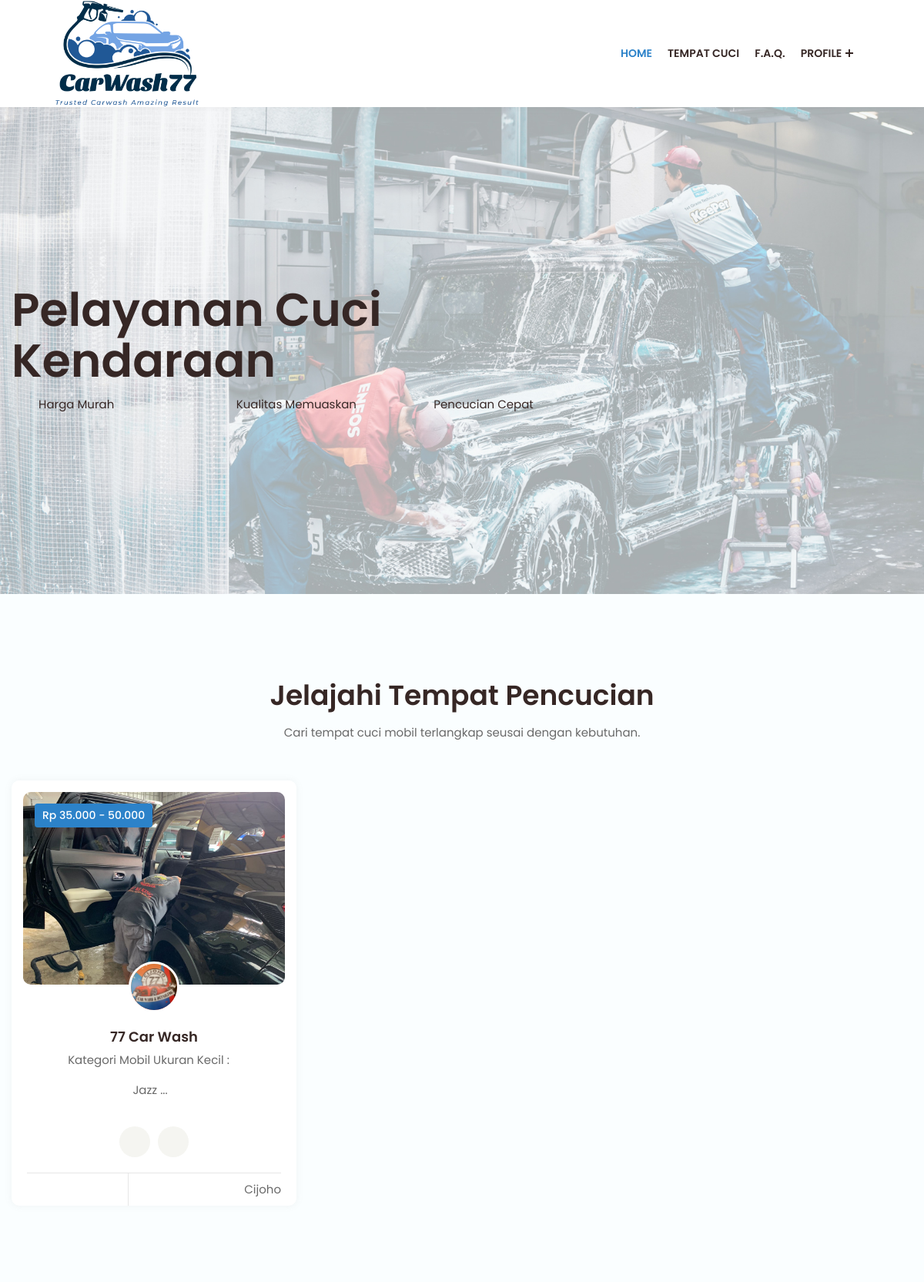
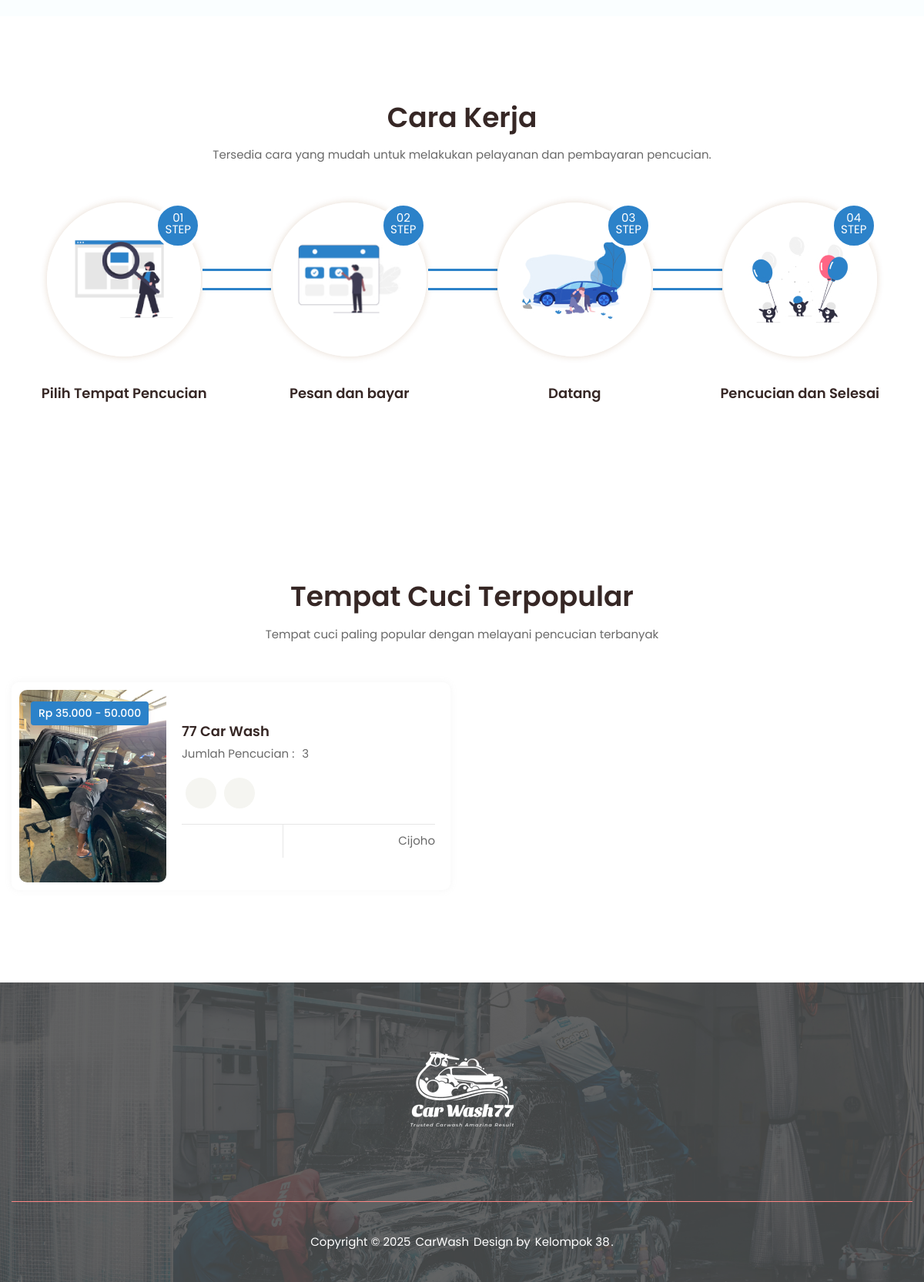
The page / on the database its author committed (2 pictures, top to bottom).
### tables this page shows
CREATE TABLE `tempat_cuci` (
  `id` int(11) NOT NULL,
  `id_pemilik` int(11) NOT NULL,
  `nama` text NOT NULL,
  `alamat` text NOT NULL,
  `hp` text NOT NULL,
  `email` text NOT NULL,
  `maps` text NOT NULL,
  `deskripsi` text NOT NULL,
  `kategori` int(11) NOT NULL,
  `harga_mobil_besar` int(11) NOT NULL,
  `harga_mobil_kecil` int(11) NOT NULL,
  `foto1` text NOT NULL,
  `foto2` text NOT NULL,
  `foto3` text NOT NULL,
  `status` int(11) NOT NULL,
  `date_created` datetime NOT NULL
);

### application/controllers/Pelanggan.php (called while the page is built, shortened)
<?php
class Pelanggan extends CI_Controller
{
    public function __construct()
    {
        $this->load->library('midtrans');
        $this->load->helper('url');
        $this->load->model('PelangganModel');
    }
    public function index()
    {
        $data['title'] = 'Landing';
        $data['tempat_cuci'] = $this->PelangganModel->get_by_tempat_cuci6();
        $data['tempat_cuci_popular'] = $this->PelangganModel->get_by_tempat_cuci_popular();
        $this->load->view('pelanggan/layout/header', $data);
        $this->load->view('pelanggan/layout/sidebar', $data);
        $this->load->view('pelanggan/index', $data);
        $this->load->view('pelanggan/layout/footer', $data);
    }
}

### index.php (called while the page is built, shortened)
<?php
require_once BASEPATH.'core/CodeIgniter.php';

### application/models/PelangganModel.php (called while the page is built, shortened)
<?php
class PelangganModel extends CI_Model
{
    public function get_by_tempat_cuci6()
    {
		$this->db->select('tc.id, tc.id_pemilik, tc.nama, tc.alamat, tc.deskripsi, tc.foto1, tc.foto2, tc.harga_mobil_besar, tc.harga_mobil_kecil, tc.status, tc.date_created,
       						IFNULL((SELECT FORMAT(AVG(rating),0) FROM rating JOIN transaksi t on t.order_id = rating.order_id WHERE id_tempat_cuci=tc.id GROUP BY tc.id), 0) AS rating,
       						IFNULL((SELECT COUNT(rating) FROM rating JOIN transaksi t2 on t2.order_id = rating.order_id WHERE id_tempat_cuci=tc.id GROUP BY tc.id), 0) AS jumlah');
        $this->db->from('tempat_cuci tc');
        $this->db->where('tc.status', 1);
        $this->db->limit(100);
        $this->db->order_by('tc.date_created', 'DESC');
        $query = $this->db->get();
        return $query->result();
    }
	public function get_by_tempat_cuci_popular()
	{
		$this->db->select('tc.id, tc.id_pemilik, tc.nama, tc.alamat, tc.deskripsi, tc.foto1, tc.foto2, tc.harga_mobil_besar, tc.harga_mobil_kecil, tc.status, tc.date_created,
       						IFNULL((SELECT FORMAT(AVG(rating),0) FROM rating JOIN transaksi t on t.order_id = rating.order_id WHERE id_tempat_cuci=tc.id GROUP BY tc.id), 0) AS rating,
       						IFNULL((SELECT COUNT(rating) FROM rating JOIN transaksi t2 on t2.order_id = rating.order_id WHERE id_tempat_cuci=tc.id GROUP BY tc.id), 0) AS jumlah
       						FROM tempat_cuci tc
							WHERE tc.status != 0
							ORDER BY jumlah DESC
							LIMIT 4');
		$query = $this->db->get();
		return $query->result();
	}
}

### application/helpers/rupiah_helper.php (called while the page is built, shortened)
<?php
if (!function_exists('rupiah')) {
    function rupiah($angka)
    {
        $hasil_rupiah = "Rp " .number_format($angka, 0, ',', '.');
        return $hasil_rupiah;
    }
    function rupiah2($angka)
    {
        $hasil_rupiah = number_format($angka, 0, ',', '.');
        return $hasil_rupiah;
    }
}

### application/views/pelanggan/index.php (the view, shortened to what this page needs)
<section class="banner"
		 style="background-image: url(<?= base_url('assets_pelanggan/'); ?>css/bg-image/category-bg3.jpg); background-size: cover;">
	<div class="banner-area">
		<div class="container">
			<div class="row">
				<div class="col-xl-8 col-12">
					<div class="banner-content">
						<h2>Pelayanan Cuci Kendaraan</h2>
						<ul>
							<li><span></span>Harga Murah	</li>
							<li><span></span>Kualitas Memuaskan</li>
							<li><span></span>Pencucian Cepat</li>
						</ul>
					</div>
				</div>
			</div>
		</div>
	</div>
</section>
<section class="popular-foods padding-tb" style="background-color: #fafeff;">
	<div class="container">
		<div class="section-header">
			<h3>Jelajahi Tempat Pencucian</h3>
			<p>Cari tempat cuci mobil terlangkap seusai dengan kebutuhan.</p>
		</div>
		<div class="section-wrapper">
			<div class="row">
				<?php foreach ($tempat_cuci as $tempat_cuci) : ?>
					<div class="col-xl-4 col-md-6 col-12">
						<div class="p-food-item">
							<div class="p-food-inner">
								<div class="p-food-thumb">
									<a href="<?= base_url('Pelanggan/tempat/') . $tempat_cuci->id; ?>"><img
												style="width: 340px; height: 250px;object-fit: cover;"
												src="<?= base_url('uploads/tempat_cuci/foto2/'); ?><?= $tempat_cuci->foto2; ?>"
												alt="p-food"></a>
									<span><?= rupiah($tempat_cuci->harga_mobil_kecil); ?> - <?= rupiah2($tempat_cuci->harga_mobil_besar); ?></span>
								</div>
								<div class="p-food-content">
									<div class="p-food-author">
										<a href="<?= base_url('Pelanggan/tempat/') . $tempat_cuci->id; ?>"><img
													style="width: 60px; height: 60px;object-fit: cover;"
													src="<?= base_url('uploads/tempat_cuci/foto1/'); ?><?= $tempat_cuci->foto1; ?>"
													alt="food-author"></a>
									</div>
									<h6>
										<a href="<?= base_url('Pelanggan/tempat/') . $tempat_cuci->id; ?>"><?= $tempat_cuci->nama; ?></a>
									</h6>
									<div class="p-food-group">
										<span><?= implode(' ', array_slice(explode(' ', $tempat_cuci->deskripsi), 0, 5)); ?> ...</span>
									</div>
									<ul class="del-time">
										<li>
											<i class="icofont-cycling-alt"></i>
										</li>
										<li>
											<i class="icofont-stopwatch"></i>
										</li>
									</ul>
									<div class="p-food-footer">
										<div class="left">
											<div class="rating">
												<?php if ($tempat_cuci->rating == 1) { ?>
													<i class="icofont-star"></i>
													<i class="icofont-star text-light"></i>
													<i class="icofont-star text-light"></i>
													<i class="icofont-star text-light"></i>
													<i class="icofont-star text-light"></i>
												<?php } elseif ($tempat_cuci->rating == 4) { ?>
													<i class="icofont-star"></i>
													<i class="icofont-star"></i>
													<i class="icofont-star"></i>
													<i class="icofont-star"></i>
													<i class="icofont-star text-light"></i>
												<?php } ?>
											</div>
										</div>
										<div class="right"><i class="icofont-home"></i><?= $tempat_cuci->alamat; ?>
										</div>
									</div>
								</div>
							</div>
						</div>
					</div>
				<?php endforeach; ?>
			</div>
		</div>
	</div>
</section>
<section class="food-services padding-tb">
	<div class="container">
		<div class="section-header">
			<h3>Cara Kerja</h3>
			<p>Tersedia cara yang mudah untuk melakukan pelayanan dan pembayaran pencucian.</p>
		</div>
		<div class="section-wrapper">
			<div class="service-item">
				<div class="service-inner">
					<div class="service-thumb">
						<img src="<?= base_url('assets_pelanggan/'); ?>images/service/01.jpg" alt="food-service">
						<span>01 step</span>
					</div>
					<div class="service-content">
						<h6><a href="#">Pilih Tempat Pencucian</a></h6>
					</div>
				</div>
			</div>
			<div class="service-item">
				<div class="service-inner">
					<div class="service-thumb">
						<img src="<?= base_url('assets_pelanggan/'); ?>images/service/02.jpg" alt="food-service">
						<span>02 step</span>
					</div>
					<div class="service-content">
						<h6><a href="#">Pesan dan bayar</a></h6>
					</div>
				</div>
			</div>
			<div class="service-item">
				<div class="service-inner">
					<div class="service-thumb">
						<img src="<?= base_url('assets_pelanggan/'); ?>images/service/03.jpg" alt="food-service">
						<span>03 step</span>
					</div>
					<div class="service-content">
						<h6><a href="#">Datang</a></h6>
					</div>
				</div>
			</div>
			<div class="service-item">
				<div class="service-inner">
					<div class="service-thumb">
						<img src="<?= base_url('assets_pelanggan/'); ?>images/service/04.jpg" alt="food-service">
						<span>04 step</span>
					</div>
					<div class="service-content">
						<h6><a href="#">Pencucian dan Selesai</a></h6>
					</div>
				</div>
			</div>
		</div>
	</div>
</section>
<section class="popular-foods padding-tb">
	<div class="container">
		<div class="section-header">
			<h3>Tempat Cuci Terpopular</h3>
			<p>Tempat cuci paling popular dengan melayani pencucian terbanyak</p>
		</div>
		<div class="section-wrapper">
			<div class="row">
				<?php foreach ($tempat_cuci_popular as $tempat_cuci_popular) : ?>
				<div class="col-lg-6 col-12">
					<div class="p-food-item style-2">
						<div class="p-food-inner">
							<div class="p-food-thumb">
								<a href="<?= base_url('Pelanggan/tempat/') . $tempat_cuci_popular->id; ?>"><img
											style="width: 340px; height: 250px;object-fit: cover;"
											src="<?= base_url('uploads/tempat_cuci/foto2/'); ?><?= $tempat_cuci_popular->foto2; ?>"
											alt="p-food"></a>
								<span><?= rupiah($tempat_cuci_popular->harga_mobil_kecil); ?> - <?= rupiah2($tempat_cuci_popular->harga_mobil_besar); ?></span>
							</div>
							<div class="p-food-content">
								<h6><a href="#"><?= $tempat_cuci_popular->nama ?></a></h6>
								<div class="p-food-group">
									<span>Jumlah Pencucian : </span>
									<a href="<?= base_url('Pelanggan/tempat/') . $tempat_cuci_popular->id; ?>"><?= $tempat_cuci_popular->jumlah ?></a>
								</div>
								<ul class="del-time">
									<li>
										<i class="icofont-cycling-alt"></i>
									</li>
									<li>
										<i class="icofont-stopwatch"></i>
									</li>
								</ul>
								<div class="p-food-footer">
									<div class="left">
										<div class="rating">
											<?php if ($tempat_cuci_popular->rating == 1) { ?>
												<i class="icofont-star"></i>
												<i class="icofont-star text-light"></i>
												<i class="icofont-star text-light"></i>
												<i class="icofont-star text-light"></i>
												<i class="icofont-star text-light"></i>
											<?php } elseif ($tempat_cuci_popular->rating == 4) { ?>
												<i class="icofont-star"></i>
												<i class="icofont-star"></i>
												<i class="icofont-star"></i>
												<i class="icofont-star"></i>
												<i class="icofont-star text-light"></i>
											<?php } ?>
										</div>
									</div>
									<div class="right"><i class="icofont-home"></i><?= $tempat_cuci_popular->alamat ?></div>
								</div>
							</div>
						</div>
					</div>
				</div>
				<?php endforeach; ?>
			</div>
		</div>
	</div>
</section>

### rows shown on the page
tempat_cuci: foto2 (picture), harga_mobil_kecil "Rp 35.000", harga_mobil_besar "50.000", foto1 (picture), nama "77 Car Wash", deskripsi "Kategori Mobil Ukuran Kecil : Jazz", alamat "Cijoho", jumlah "3"
